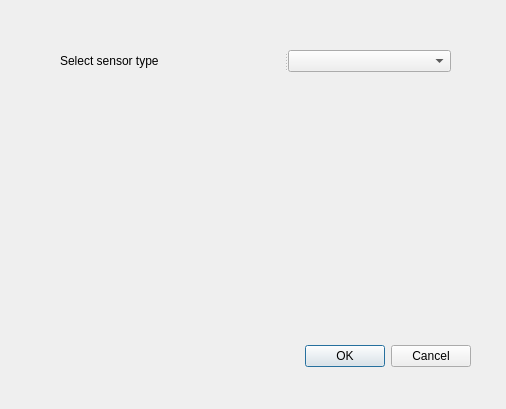
<?xml version="1.0" encoding="UTF-8"?>
<ui version="4.0">
 <class>arpatestDialogBase</class>
 <widget class="QDialog" name="arpatestDialogBase">
  <property name="geometry">
   <rect>
    <x>0</x>
    <y>0</y>
    <width>506</width>
    <height>409</height>
   </rect>
  </property>
  <property name="windowTitle">
   <string>ARPA test</string>
  </property>
  <widget class="QDialogButtonBox" name="button_box">
   <property name="geometry">
    <rect>
     <x>130</x>
     <y>340</y>
     <width>341</width>
     <height>32</height>
    </rect>
   </property>
   <property name="orientation">
    <enum>Qt::Horizontal</enum>
   </property>
   <property name="standardButtons">
    <set>QDialogButtonBox::Cancel|QDialogButtonBox::Ok</set>
   </property>
  </widget>
  <widget class="QSplitter" name="splitter">
   <property name="geometry">
    <rect>
     <x>60</x>
     <y>50</y>
     <width>391</width>
     <height>22</height>
    </rect>
   </property>
   <property name="orientation">
    <enum>Qt::Horizontal</enum>
   </property>
   <widget class="QLabel" name="label">
    <property name="text">
     <string>Select sensor type</string>
    </property>
   </widget>
   <widget class="QComboBox" name="cbSensorsType"/>
  </widget>
 </widget>
 <resources/>
 <connections>
  <connection>
   <sender>button_box</sender>
   <signal>rejected()</signal>
   <receiver>arpatestDialogBase</receiver>
   <slot>reject()</slot>
   <hints>
    <hint type="sourcelabel">
     <x>20</x>
     <y>20</y>
    </hint>
    <hint type="destinationlabel">
     <x>20</x>
     <y>20</y>
    </hint>
   </hints>
  </connection>
  <connection>
   <sender>button_box</sender>
   <signal>accepted()</signal>
   <receiver>arpatestDialogBase</receiver>
   <slot>accept()</slot>
   <hints>
    <hint type="sourcelabel">
     <x>20</x>
     <y>20</y>
    </hint>
    <hint type="destinationlabel">
     <x>20</x>
     <y>20</y>
    </hint>
   </hints>
  </connection>
 </connections>
</ui>
